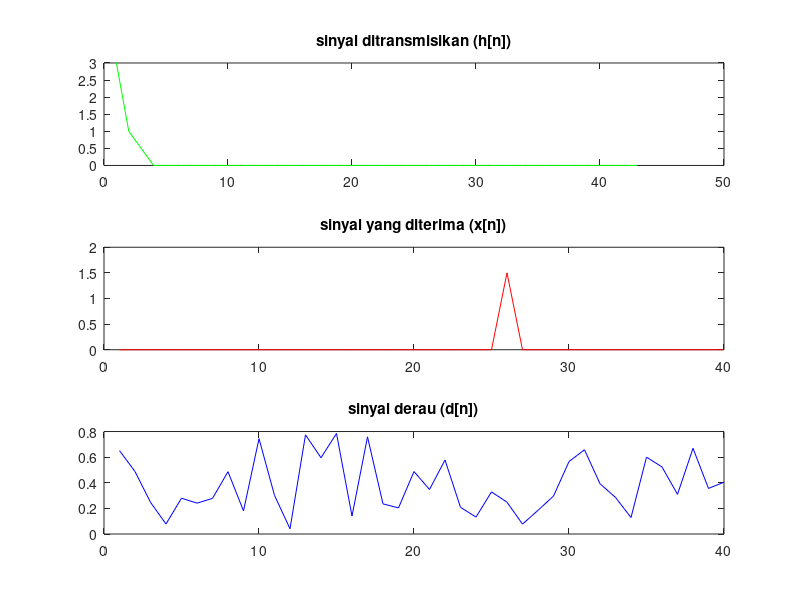

Reproduce this figure in MATLAB.
clc;
clear all;

h = [3 1 0.5];
lh =  length(h);
axis = zeros(1,40);
hn = [h,axis];

for i = 1:1h;
  axis(1,25+i) = h(i);
endfor
x = 0.5*axis;

a = 0.8;
d = a*(rand(1, 40));

figure;
subplot(3,1,1);
plot(hn,'g');
title("sinyal ditransmisikan (h[n])");
axis([1 40]);

subplot(3,1,2);
plot(x,'r');
title("sinyal yang diterima (x[n])");
axis([1 40]);

subplot(3,1,3);
plot(d,'b');
title("sinyal derau (d[n])");
axis([1 40]);
